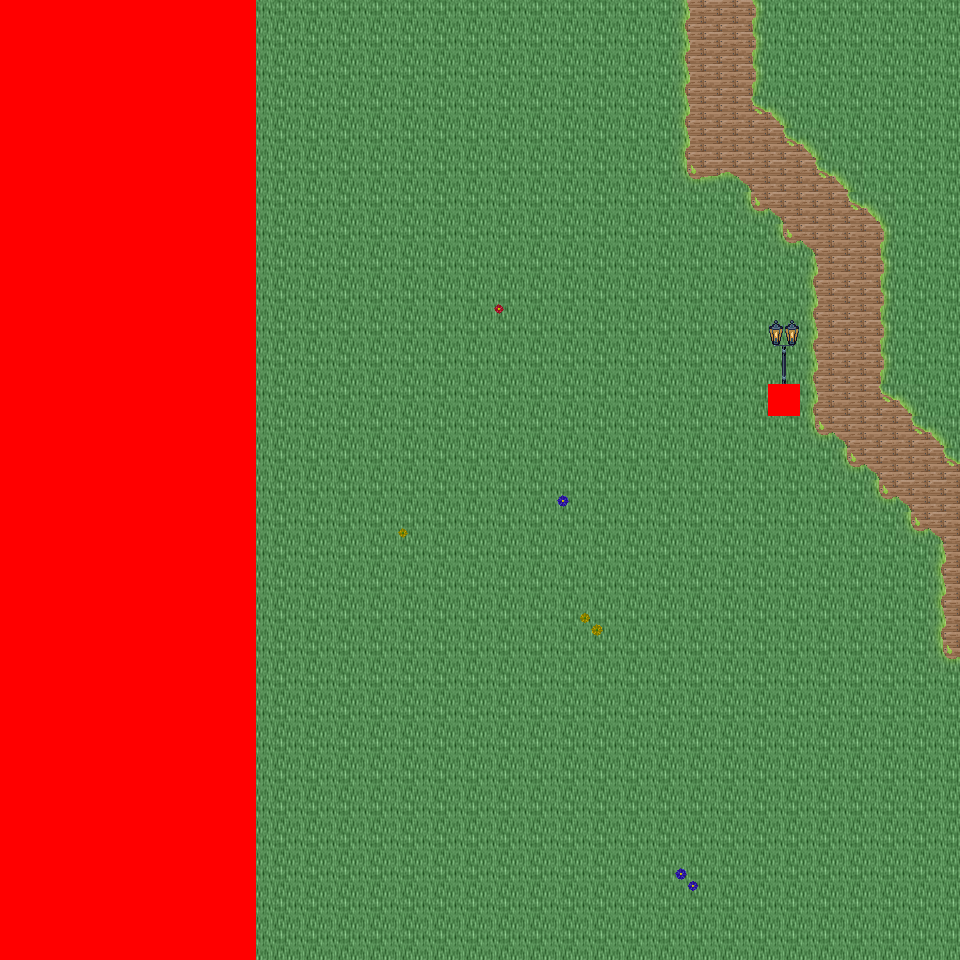

This game map was drawn from its Tiled (.tmx) file and the tilesets committed beside it. A one-line description and the trimmed map source follow:
An orthogonal 30x30 tile map with 32x32 px tiles, 6 tile layers (Ground, Object, Object2, Above, ...), 34 tilesets and 1 object (mapExit).

<map version="1.0" orientation="orthogonal" renderorder="right-down" width="30" height="30" tilewidth="32" tileheight="32" nextobjectid="2">
  <tileset firstgid="1" name="tileset_logic_collision" tilewidth="32" tileheight="32" tilecount="1" columns="1">
    <image source="../drawable/tileset_logic_collision.png" width="32" height="32" />
  </tileset>
  <tileset firstgid="2" name="tileset_ground_ridge_earth_pale" tilewidth="32" tileheight="32" tilecount="96" columns="12">
    <image source="../drawable/tileset_ground_ridge_earth_pale.png" width="384" height="256" />
  </tileset>
  <tileset firstgid="98" name="tileset_ground_ridge_earth_dark" tilewidth="32" tileheight="32" tilecount="96" columns="12">
    <image source="../drawable/tileset_ground_ridge_earth_dark.png" width="384" height="256" />
  </tileset>
  <tileset firstgid="194" name="tileset_ground_ground" tilewidth="32" tileheight="32" tilecount="33" columns="3">
    <image source="../drawable/tileset_ground_ground.png" width="96" height="352" />
  </tileset>
  <tileset firstgid="227" name="tileset_building_castle" tilewidth="32" tileheight="32" tilecount="320" columns="20">
    <image source="../drawable/tileset_building_castle.png" width="640" height="512" />
  </tileset>
  <tileset firstgid="547" name="tileset_ground_grass_corners" tilewidth="32" tileheight="32" tilecount="24" columns="6">
    <image source="../drawable/tileset_ground_grass_corners.png" width="192" height="128" />
  </tileset>
  <tileset firstgid="571" name="tileset_ground_grass_edges" tilewidth="32" tileheight="32" tilecount="36" columns="12">
    <image source="../drawable/tileset_ground_grass_edges.png" width="384" height="96" />
  </tileset>
  <tileset firstgid="607" name="tileset_item_pot_barrels_1" tilewidth="32" tileheight="32" tilecount="8" columns="4">
    <image source="../drawable/tileset_item_pot_barrels_1.png" width="128" height="64" />
  </tileset>
  <tileset firstgid="615" name="tileset_item_weapon_cannon" tilewidth="32" tileheight="32" tilecount="12" columns="3">
    <image source="../drawable/tileset_item_weapon_cannon.png" width="96" height="128" />
  </tileset>
  <tileset firstgid="627" name="tileset_building_door_door" tilewidth="32" tileheight="32" tilecount="6" columns="3">
    <image source="../drawable/tileset_building_door_door.png" width="96" height="64" />
  </tileset>
  <tileset firstgid="633" name="tileset_building_door_closed" tilewidth="32" tileheight="32" tilecount="1" columns="1">
    <image source="../drawable/tileset_building_door_closed.png" width="32" height="32" />
  </tileset>
  <tileset firstgid="634" name="tileset_building_window_window_centered" tilewidth="32" tileheight="32" tilecount="1" columns="1">
    <image source="../drawable/tileset_building_window_window_centered.png" width="32" height="32" />
  </tileset>
  <tileset firstgid="635" name="tileset_building_decoration_chimney_big" tilewidth="32" tileheight="32" tilecount="2" columns="1">
    <image source="../drawable/tileset_building_decoration_chimney_big.png" width="32" height="64" />
  </tileset>
  <tileset firstgid="637" name="tileset_building_tan_building" tilewidth="32" tileheight="32" tilecount="24" columns="4">
    <image source="../drawable/tileset_building_tan_building.png" width="128" height="192" />
  </tileset>
  <tileset firstgid="661" name="tileset_building_museum" tilewidth="32" tileheight="32" tilecount="56" columns="7">
    <image source="../drawable/tileset_building_museum.png" width="224" height="256" />
  </tileset>
  <tileset firstgid="717" name="tileset_building_decoration_chimney" tilewidth="32" tileheight="32" tilecount="2" columns="1">
    <image source="../drawable/tileset_building_decoration_chimney.png" width="32" height="64" />
  </tileset>
  <tileset firstgid="719" name="tileset_plant_tree_fall_trees" tilewidth="32" tileheight="32" tilecount="40" columns="8">
    <image source="../drawable/tileset_plant_tree_fall_trees.png" width="256" height="160" />
  </tileset>
  <tileset firstgid="759" name="tileset_plant_leaves" tilewidth="32" tileheight="32" tilecount="8" columns="4">
    <image source="../drawable/tileset_plant_leaves.png" width="128" height="64" />
  </tileset>
  <tileset firstgid="767" name="tileset_plant_vine" tilewidth="32" tileheight="32" tilecount="3" columns="1">
    <image source="../drawable/tileset_plant_vine.png" width="32" height="96" />
  </tileset>
  <tileset firstgid="770" name="tileset_item_pot_pot_burgundy" tilewidth="32" tileheight="32" tilecount="1" columns="1">
    <image source="../drawable/tileset_item_pot_pot_burgundy.png" width="32" height="32" />
  </tileset>
  <tileset firstgid="771" name="tileset_building_stairs_stairs_grey" tilewidth="32" tileheight="32" tilecount="6" columns="3">
    <image source="../drawable/tileset_building_stairs_stairs_grey.png" width="96" height="64" />
  </tileset>
  <tileset firstgid="777" name="tileset_furniture_light_lamp_blue" tilewidth="32" tileheight="32" tilecount="3" columns="1">
    <image source="../drawable/tileset_furniture_light_lamp_blue.png" width="32" height="96" />
  </tileset>
  <tileset firstgid="780" name="tileset_light_dim_light_7x5" tilewidth="32" tileheight="32" tilecount="35" columns="7">
    <image source="../drawable/tileset_light_dim_light_7x5.png" width="224" height="160" />
  </tileset>
  <tileset firstgid="815" name="tileset_plant_flower_daisy_blue" tilewidth="32" tileheight="32" tilecount="8" columns="2">
    <image source="../drawable/tileset_plant_flower_daisy_blue.png" width="64" height="128" />
  </tileset>
  <tileset firstgid="823" name="tileset_plant_flower_daisy_red" tilewidth="32" tileheight="32" tilecount="8" columns="2">
    <image source="../drawable/tileset_plant_flower_daisy_red.png" width="64" height="128" />
  </tileset>
  <tileset firstgid="831" name="tileset_plant_flower_daisy_white" tilewidth="32" tileheight="32" tilecount="8" columns="2">
    <image source="../drawable/tileset_plant_flower_daisy_white.png" width="64" height="128" />
  </tileset>
  <tileset firstgid="839" name="tileset_plant_flower_daisy_yellow" tilewidth="32" tileheight="32" tilecount="8" columns="2">
    <image source="../drawable/tileset_plant_flower_daisy_yellow.png" width="64" height="128" />
  </tileset>
  <tileset firstgid="847" name="tileset_ground_ground_3" tilewidth="32" tileheight="32" tilecount="5" columns="5">
    <image source="../drawable/tileset_ground_ground_3.png" width="160" height="32" />
  </tileset>
  <tileset firstgid="852" name="tileset_building_cottage" tilewidth="32" tileheight="32" tilecount="256" columns="16">
    <image source="../drawable/tileset_building_cottage.png" width="512" height="512" />
  </tileset>
  <tileset firstgid="1108" name="tileset_building_roof_thatched_roof" tilewidth="32" tileheight="32" tilecount="256" columns="16">
    <image source="../drawable/tileset_building_roof_thatched_roof.png" width="512" height="512" />
  </tileset>
  <tileset firstgid="1364" name="tileset_building_door_doors" tilewidth="32" tileheight="32" tilecount="256" columns="16">
    <image source="../drawable/tileset_building_door_doors.png" width="512" height="512" />
  </tileset>
  <tileset firstgid="1620" name="tileset_building_window_windows" tilewidth="32" tileheight="32" tilecount="256" columns="16">
    <image source="../drawable/tileset_building_window_windows.png" width="512" height="512" />
  </tileset>
  <tileset firstgid="1876" name="tileset_logic_portal" tilewidth="32" tileheight="32" tilecount="24" columns="8">
    <image source="../drawable/tileset_logic_portal.png" width="256" height="96" />
  </tileset>
  <tileset firstgid="1900" name="tileset_building_decoration_banner" tilewidth="32" tileheight="32" tilecount="12" columns="1">
    <image source="../drawable/tileset_building_decoration_banner.png" width="32" height="384" />
  </tileset>
  <layer name="Ground" width="30" height="30">
    <data>[900 cells, 900 non-empty, 4 distinct tile ids]</data>
  </layer>
  <layer name="Object" width="30" height="30">
    <data>[900 cells, 116 non-empty, 15 distinct tile ids]</data>
  </layer>
  <layer name="Object2" width="30" height="30">
    <data>[900 cells, 0 non-empty, 0 distinct tile ids]</data>
  </layer>
  <layer name="Above" width="30" height="30">
    <data>[900 cells, 2 non-empty, 2 distinct tile ids]</data>
  </layer>
  <layer name="Above2" width="30" height="30">
    <data>[900 cells, 0 non-empty, 0 distinct tile ids]</data>
  </layer>
  <layer name="Walkable" width="30" height="30">
    <data>[900 cells, 241 non-empty, 1 distinct tile ids]</data>
  </layer>
  <objectgroup name="MapEvents">
    <object id="1" name="south" type="mapExit" x="256" y="928" width="704" height="32">
      <properties>
        <property name="map" value="level_0_x55_y60" />
        <property name="x" value="8" />
        <property name="y" value="1" />
      </properties>
    </object>
  </objectgroup>
</map>
